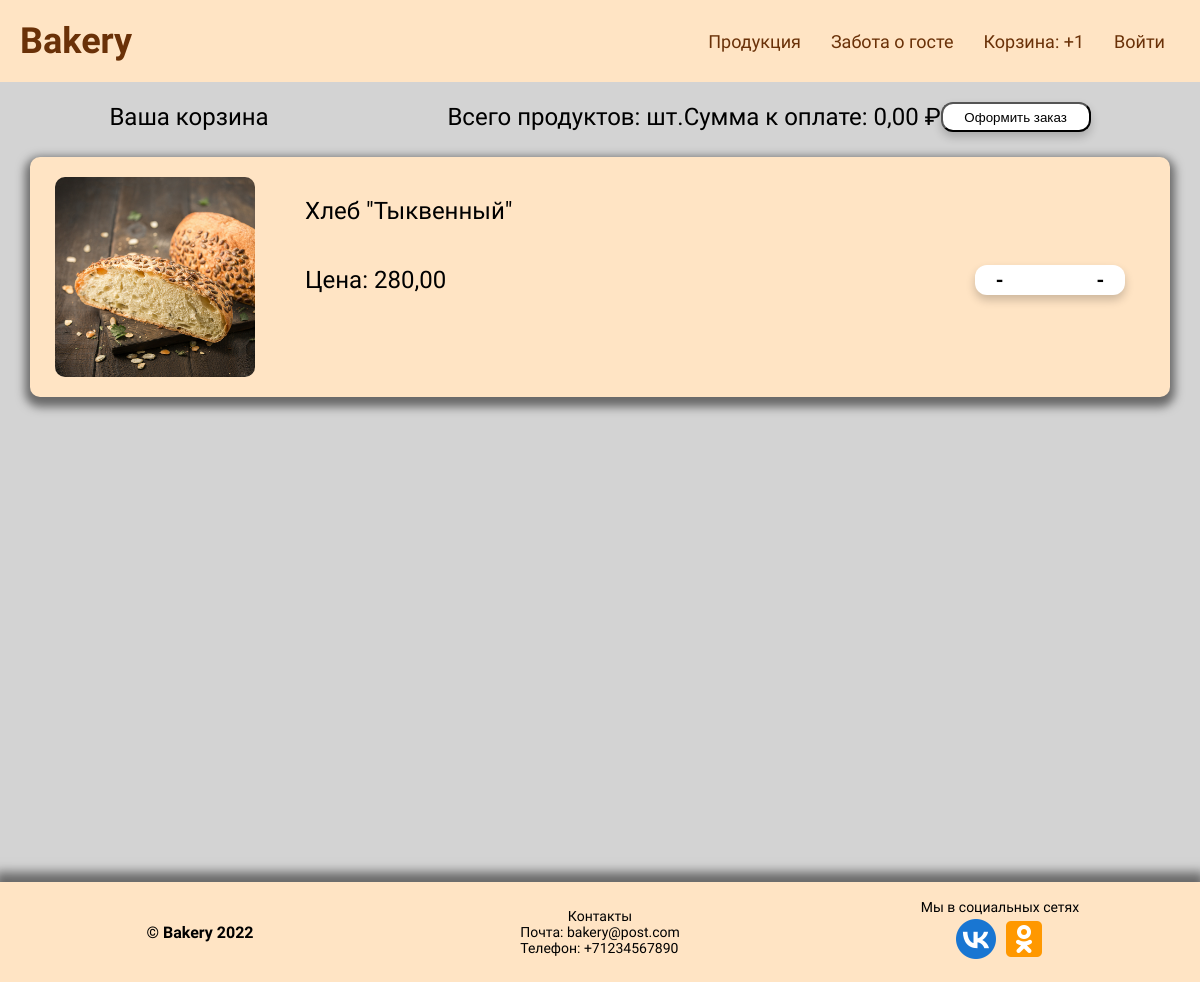
/cart/ (signed in), run on an earlier commit of the app's database.
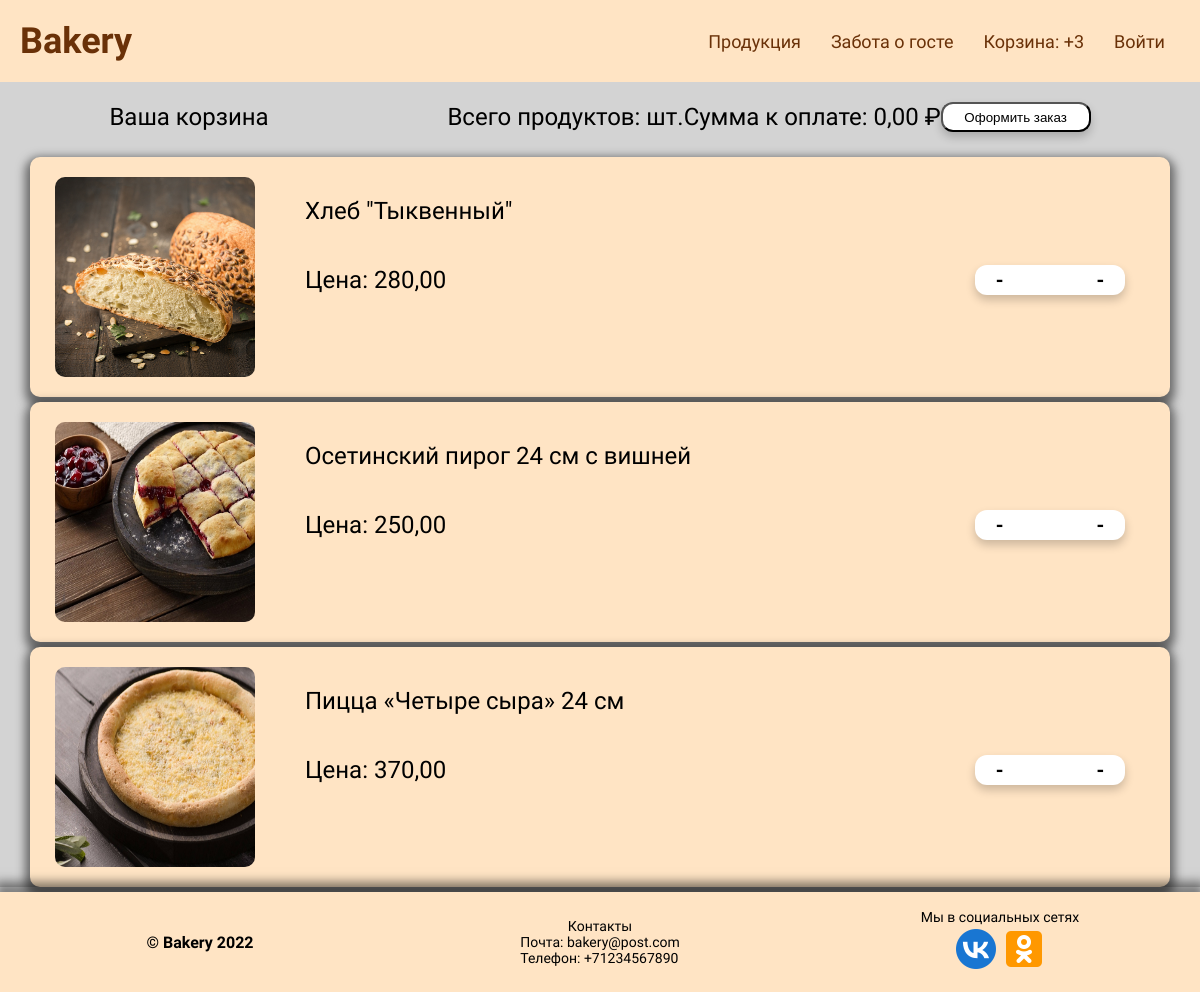
And on a later commit of the database.
### catalog/models.py (models this page shows, shortened)
class Cart(models.Model):
    slug = models.SlugField(max_length=255, unique=True, db_index=True, verbose_name='URL')
    client = models.ForeignKey('Client', null=True, on_delete=models.PROTECT, verbose_name='Покупатель')
    product = models.ManyToManyField(CartProduct, blank=True, related_name='related_carts')
    amount = models.PositiveIntegerField(default=1, verbose_name='Количество')
    total_price = models.DecimalField(max_digits=9, decimal_places=2, default=0, verbose_name='Итоговая цена')
    in_order = models.BooleanField(default=False)
    for_anonymous_user = models.BooleanField(default=False)

class CartProduct(models.Model):
    client = models.ForeignKey('Client', on_delete=models.CASCADE, verbose_name='Покупатель')
    cart = models.ForeignKey('Cart', on_delete=models.CASCADE, verbose_name='Корзина', related_name='related_products')
    content_type = models.ForeignKey(ContentType, on_delete=models.CASCADE)
    object_id = models.PositiveIntegerField()
    content_object = GenericForeignKey('content_type', 'object_id')
    amount = models.PositiveIntegerField(default=1, verbose_name='Количество')
    total_price = models.DecimalField(max_digits=9, decimal_places=2, verbose_name='Итоговая цена')

class Product(models.Model):
    MIN_RESOLUTION = (400, 400)
    MAX_RESOLUTION = (1000, 1000)
    MAX_IMAGE_SIZE = 3145728
    class Meta:
        abstract = True
    title = models.CharField(max_length=150, db_index=True, verbose_name='Название')
    slug = models.SlugField(max_length=150, unique=True, db_index=True, verbose_name='URL')
    description = models.TextField(verbose_name='Описание', null=True)
    structure = models.TextField(verbose_name='Состав', null=True)
    weight = models.SmallIntegerField(verbose_name='Вес')
    image = models.ImageField(upload_to="image/%Y/%m/%d", verbose_name='Изображение')
    price = models.DecimalField(max_digits=10, decimal_places=2, verbose_name='Цена')
    category = models.ForeignKey('Category', on_delete=models.CASCADE, verbose_name='Категория')

class Bread(Product):
    type = models.CharField(max_length=100, verbose_name='Вид хлеба')

class Pie(Product):
    type = models.CharField(max_length=100, null=True, verbose_name='Вид пирога')
    fill = models.CharField(max_length=100, verbose_name='Начинка')
    size = models.CharField(max_length=15, verbose_name='Размер')

class Pizza(Product):
    type = models.CharField(max_length=100, null=True, verbose_name='Вид пиццы')
    size = models.CharField(max_length=15, null=True, verbose_name='Размер')

### catalog/views.py (the view)
# urls.py: path('cart/', CartView.as_view(), name='cart'),
class CartView(CartMixin, View):
    def get(self, request, *args, **kwargs):
        categories = Category.objects.get_categories_for_catalog()
        context = {
            'categories': categories,
            'cart': self.cart
        }
        return render(request, 'catalog/cart.html', context)

### catalog/models.py (called while the page is built)
def get_models_for_count(*model_names):
    return [models.Count(model_name) for model_name in model_names]

    def get_queryset(self):
        return super().get_queryset()

    def get_categories_for_catalog(self):
        models = get_models_for_count('bread', 'pie', 'pizza', 'muffin', 'cookie', 'cake')
        qs = list(self.get_queryset().annotate(*models))
        data = [
            dict(name=c.title, url=c.get_absolute_url())
            for c in qs
                ]
        return data

    def get_absolute_url(self):
        return reverse('product_category', kwargs={'slug':self.slug})

### catalog/utils.py (called while the page is built)
    def dispatch(self, request, *args, **kwargs):
        if request.user.is_authenticated:
            client = Client.objects.filter(client_name=request.user).first()
            if not client:
                client = Client.objects.create(client_name=request.user)
            cart = Cart.objects.filter(client=client, in_order=False).first()
            if not cart:
                cart = Cart.objects.create(client=client)
        else:
            cart = Cart.objects.filter(for_anonymous_user=True).first()
            if not cart:
                cart = Cart.objects.create(for_anonymous_user=True)
        self.cart = cart
        return super().dispatch(request, *args, **kwargs)

### catalog/templates/catalog/cart.html (shortened to what this page needs)
{% extends 'catalog/base.html' %}
{% block content %}
{% load static %}
<link rel="stylesheet" href="{% static 'catalog/css/cart_media.css' %}" type="text/css">
<link rel="stylesheet" href="{% static 'catalog/css/cart_style.css' %}" type="text/css">
<div class="container">
    <div class="cart-title">
        <div class="cart-title-main">
            Ваша корзина
        </div>
        <div class="cart-title-total-price">
            <div class="cart-total-product">
                Всего продуктов: {{ cart.total_product }} шт.
            </div>
            <div class="cart-total-price-text">
                Сумма к оплате: {{ cart.total_price }} ₽
            </div>
            <div class="cart-total-price-btn">
                <button class="cart-btn">Оформить заказ</button>
            </div>
        </div>
    </div>
        {% for item in cart.product.all %}
    <div class="cart">
        <div class="cart-image-block">
            <img class="cart-image" src="{{ item.content_object.image.url }}">
        </div>
        <div class="cart-content">
            <div class="cart-content-title">
                {{ item.content_object.title }}
            </div>
            <div class="cart-price">
                <div class="cart-total-price">
                    Цена: <span class="price">{{ item.content_object.price }}</span>
                </div>
                <div class="cart-btn">
                    <span class="minus">-</span>
                    <span class="plus">-</span>
                </div>
            </div>
        </div>
    </div>
{% endfor %}
</div>
{% endblock %}

### catalog/templates/catalog/base.html (shortened to what this page needs)
{% load static %}
<!DOCTYPE html>
<html lang="en">
<head>
    <link rel="stylesheet" href="{% static 'catalog/css/reset.css' %}" type="text/css">
    <link rel="stylesheet" href="{% static 'catalog/css/style.css' %}" type="text/css">
    <link rel="stylesheet" href="{% static 'catalog/css/media.css' %}" type="text/css">
</head>
<body>
    <nav class="navbar">
        <div class="logo">
            <a href="/" class="nav-logo-link">Bakery</a>
        </div>
        <ul class="nav-links">
            <div class="menu">
                <li class="nav-menu-item"><a class="nav-menu-link scrollto" href="#catalog">Продукция</a></li>
                <li class="nav-menu-item"><a class="nav-menu-link" href="#">Забота о госте</a></li>
                <li class="nav-menu-item"><a class="nav-menu-link" href="{% url 'cart' %}">Корзина: +{{ cart.product.count }}</a></li>
                <li class="nav-menu-item"><a class="nav-menu-link" href="#">Войти</a></li>
            </div>
        </ul>
    </nav>
{% block content %}
{% endblock %}
    <div class="footer">
        <div class="footer-container">
            <div class="trade-simbol">
                © Bakery 2022
            </div>
            <div class="contacts">
                <div class="title">
                    Контакты
                </div>
                <div class="contacts-type">
                    <div class="email">
                        Почта: bakery@post.com
                    </div>
                    <div class="phone-number">
                        Телефон: +71234567890
                    </div>
                </div>
            </div>
            <div class="social-networking">
                <div class="title">
                    Мы в социальных сетях
                </div>
                <ul class="footer-icons">
                    <li class="footer-icons-item"><a class="footer-icons-link" href="https://vk.com/"><img src="{% static 'catalog/images/footer_elements/vk.png' %}" alt="VK"></a></li>
                    <li class="footer-icons-item"><a class="footer-icons-link" href="https://ok.ru/"><img src="{% static 'catalog/images/footer_elements/ok.png' %}" alt="OK"></a></li>
                </ul>
            </div>
        </div>
    </div>
</body>
</html>

### catalog/static/catalog/css/style.css (style rules this page uses)
html, body { margin: 0; padding: 0; }
* { box-sizing: border-box; }
.navbar { display: flex; align-items: center; justify-content: space-between; padding: 20px; background-color: bisque; }
.nav-menu-item { list-style: none; }
.nav-logo-link { text-decoration: none; font-family: Lobster; font-size: 36px; font-weight: 600; color: rgb(106, 49, 8); }
.nav-menu-link { text-decoration: none; color: rgb(106, 49, 8); }
.menu { display: flex; font-family: Oswald; font-size: 18px; font-weight: 500; }
.nav-menu-item { padding: 5px 15px; }
.footer { width: 100%; height: 100px; background: bisque; font-family: Oswald; font-size: 14px; font-weight: 400; box-shadow: 0px -5px 10px 5px rgba(0, 0, 0, 0.5); }
.footer-container { background: bisque; width: 100%; height: 100px; display: grid; grid-template-columns: 5fr 5fr 5fr; grid-template-areas: 'link-1 link-2 link-3' }
.footer-container div:nth-child(1) { grid-area: link-1; }
.footer-container div:nth-child(2) { grid-area: link-2; }
.footer-container div:nth-child(3) { grid-area: link-3; }
.trade-simbol { font-size: 16px; font-weight: 600; display: flex; justify-content: center; align-items: center; }
.contacts { display: flex; flex-direction: column; justify-content: center; align-items: center; }
.social-networking { display: flex; flex-direction: column; justify-content: center; align-items: center; }
.footer-icons { display: flex; justify-content: space-around; align-items: center; }
.footer-icons-item { list-style: none; }
.footer-icons-link { text-decoration: none; }

### catalog/static/catalog/css/cart_style.css (style rules this page uses)
.container { width: 100%; min-height: 100vh; font-family: Oswald; background-color: lightgray; }
.cart-title { padding: 20px; font-size: 24px; display: flex; justify-content: space-around; align-items: center; }
.cart-title-total-price { min-width: 200px; display: flex; justify-content: space-around; align-items: center; }
.cart { width: 95%; min-height: 180px; padding: 20px; display: flex; justify-content: space-around; margin: 5px auto 5px auto; background-color: bisque; border-radius: 10px; box-shadow: 0px 5px 10px 5px rgba(0, 0, 0, 0.5); }
.cart-image { width: 200px; height: 200px; box-sizing: border-box; border-radius: 10px; }
.cart-image-block { max-width: 200px; max-height: 200px; }
.cart-content { padding-top: 20px; width: 80%; }
.cart-content-title { text-align: start; padding-left: 40px; font-size: 24px; font-weight: 500; }
.cart-price { margin: 40px 20px; display: flex; justify-content: space-between; align-items: center; font-size: 24px; }
.cart-total-price { padding-left: 20px; font-size: 24px; }
.cart-btn { height: 30px; width: 150px; display: flex; align-items: center; justify-content: center; background-color: #fff; border-radius: 12px; box-shadow: 0 5px 10px rgba(0,0,0,0.2); }
.cart-btn span { width: 100%; text-align: center; font-size: 20px; font-weight: 600; cursor: pointer; }

What changed in the data, as far as the page shows it:
computed for Cart: product.count "1" → "3"
added CartProduct: content_object.image (picture), content_object "Осетинский пирог 24 см с вишней", content_object.price "250,00"
added CartProduct: content_object.image (picture), content_object "Пицца «Четыре сыра» 24 см", content_object.price "370,00"
